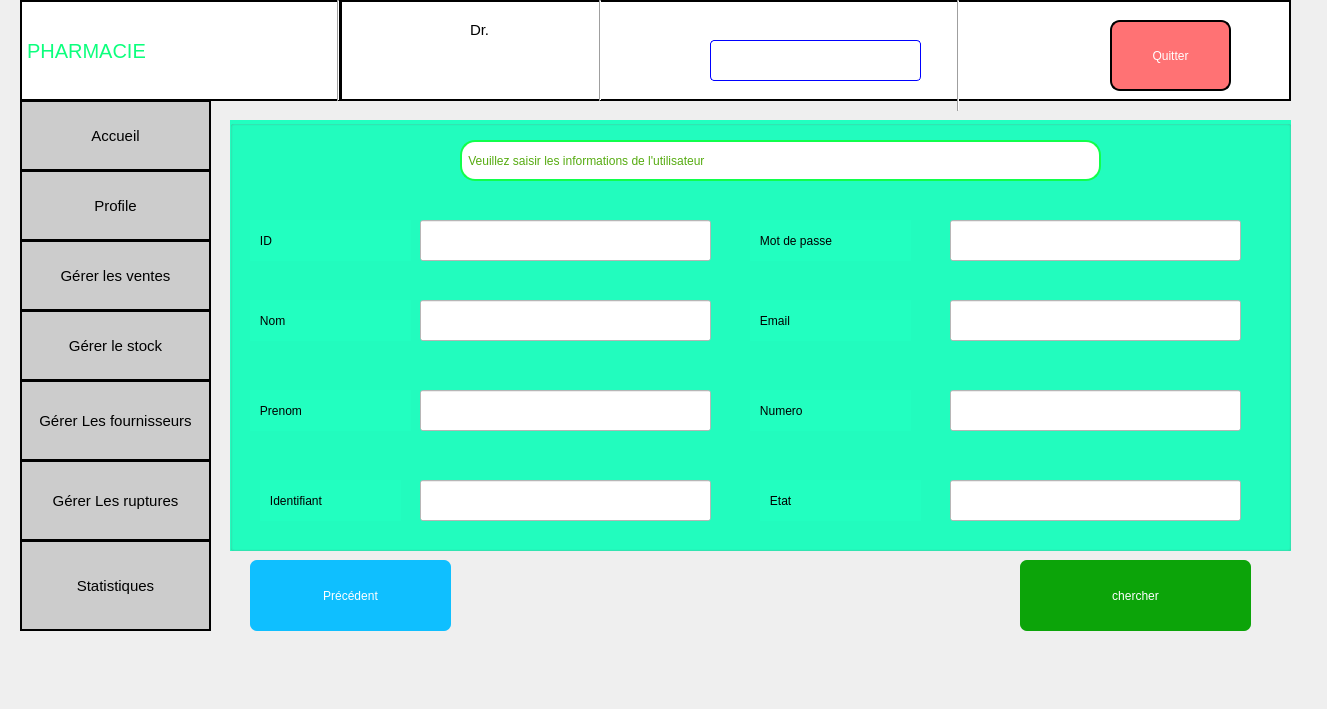
<?xml version="1.0" encoding="UTF-8"?>
<ui version="4.0">
 <class>supprimer_utilisateurs</class>
 <widget class="QDialog" name="supprimer_utilisateurs">
  <property name="geometry">
   <rect>
    <x>0</x>
    <y>0</y>
    <width>1327</width>
    <height>709</height>
   </rect>
  </property>
  <property name="windowTitle">
   <string>Dialog</string>
  </property>
  <widget class="QLabel" name="label_date">
   <property name="geometry">
    <rect>
     <x>710</x>
     <y>40</y>
     <width>211</width>
     <height>41</height>
    </rect>
   </property>
   <property name="styleSheet">
    <string notr="true">border:1px solid blue;border-radius:4px;
 font: 14pt &quot;Rockwell&quot;;
 background-color: rgb(255, 255, 255);</string>
   </property>
   <property name="text">
    <string/>
   </property>
  </widget>
  <widget class="QLabel" name="label_8">
   <property name="geometry">
    <rect>
     <x>260</x>
     <y>10</y>
     <width>61</width>
     <height>81</height>
    </rect>
   </property>
   <property name="styleSheet">
    <string notr="true">background-color: rgb(255, 255, 255);</string>
   </property>
   <property name="text">
    <string/>
   </property>
   <property name="pixmap">
    <pixmap resource="ressource.qrc">:/res/image/devenir-pharmacien-921x1024.png</pixmap>
   </property>
   <property name="scaledContents">
    <bool>true</bool>
   </property>
  </widget>
  <widget class="QPushButton" name="pushButton_gerer_fournisseur">
   <property name="geometry">
    <rect>
     <x>20</x>
     <y>380</y>
     <width>191</width>
     <height>81</height>
    </rect>
   </property>
   <property name="styleSheet">
    <string notr="true">background-color: rgb(204, 204, 204);font-size:15px;border:2px solid black;</string>
   </property>
   <property name="text">
    <string>Gérer Les fournisseurs</string>
   </property>
  </widget>
  <widget class="QPushButton" name="pushButton_gerer_rupture_2">
   <property name="geometry">
    <rect>
     <x>20</x>
     <y>540</y>
     <width>191</width>
     <height>91</height>
    </rect>
   </property>
   <property name="styleSheet">
    <string notr="true">background-color: rgb(204, 204, 204);font-size:15px;border:2px solid black;</string>
   </property>
   <property name="text">
    <string>Statistiques</string>
   </property>
  </widget>
  <widget class="QLabel" name="label_2">
   <property name="geometry">
    <rect>
     <x>20</x>
     <y>0</y>
     <width>321</width>
     <height>101</height>
    </rect>
   </property>
   <property name="styleSheet">
    <string notr="true">background-color: rgb(255, 255, 255);font-size:20px;
 font: 20pt &quot;Segoe Script&quot;;border:2px solid black;
 color: rgb(12, 255, 125);</string>
   </property>
   <property name="text">
    <string>PHARMACIE</string>
   </property>
  </widget>
  <widget class="QLabel" name="name_user">
   <property name="geometry">
    <rect>
     <x>460</x>
     <y>50</y>
     <width>101</width>
     <height>20</height>
    </rect>
   </property>
   <property name="styleSheet">
    <string notr="true">background-color:white;
 font: 900 14pt &quot;Arial Black&quot;;</string>
   </property>
   <property name="text">
    <string/>
   </property>
  </widget>
  <widget class="QPushButton" name="pushButton_gerer_rupture">
   <property name="geometry">
    <rect>
     <x>20</x>
     <y>460</y>
     <width>191</width>
     <height>81</height>
    </rect>
   </property>
   <property name="styleSheet">
    <string notr="true">background-color: rgb(204, 204, 204);font-size:15px;border:2px solid black;</string>
   </property>
   <property name="text">
    <string>Gérer Les ruptures</string>
   </property>
  </widget>
  <widget class="QLabel" name="label_3">
   <property name="geometry">
    <rect>
     <x>340</x>
     <y>0</y>
     <width>951</width>
     <height>101</height>
    </rect>
   </property>
   <property name="styleSheet">
    <string notr="true">background-color: rgb(255, 255, 255);border:2px solid black;</string>
   </property>
   <property name="text">
    <string/>
   </property>
  </widget>
  <widget class="QPushButton" name="pushButton_6">
   <property name="geometry">
    <rect>
     <x>1110</x>
     <y>20</y>
     <width>121</width>
     <height>71</height>
    </rect>
   </property>
   <property name="styleSheet">
    <string notr="true">border:2px solid black;color:white;border-radius:10px;
 font: 900 12pt &quot;Arial Black&quot;;
 background-color: rgb(255, 114, 116);</string>
   </property>
   <property name="text">
    <string>Quitter</string>
   </property>
  </widget>
  <widget class="Line" name="line">
   <property name="geometry">
    <rect>
     <x>950</x>
     <y>0</y>
     <width>16</width>
     <height>111</height>
    </rect>
   </property>
   <property name="orientation">
    <enum>Qt::Vertical</enum>
   </property>
  </widget>
  <widget class="QLabel" name="label">
   <property name="geometry">
    <rect>
     <x>800</x>
     <y>470</y>
     <width>37</width>
     <height>12</height>
    </rect>
   </property>
   <property name="text">
    <string/>
   </property>
  </widget>
  <widget class="Line" name="line_2">
   <property name="geometry">
    <rect>
     <x>330</x>
     <y>0</y>
     <width>16</width>
     <height>101</height>
    </rect>
   </property>
   <property name="orientation">
    <enum>Qt::Vertical</enum>
   </property>
  </widget>
  <widget class="QLabel" name="label_7">
   <property name="geometry">
    <rect>
     <x>1010</x>
     <y>20</y>
     <width>71</width>
     <height>71</height>
    </rect>
   </property>
   <property name="styleSheet">
    <string notr="true">background-color: white;</string>
   </property>
   <property name="text">
    <string/>
   </property>
   <property name="pixmap">
    <pixmap resource="ressource.qrc">:/res/image/R (1).png</pixmap>
   </property>
   <property name="scaledContents">
    <bool>true</bool>
   </property>
  </widget>
  <widget class="QLabel" name="label_6">
   <property name="geometry">
    <rect>
     <x>470</x>
     <y>20</y>
     <width>101</width>
     <height>20</height>
    </rect>
   </property>
   <property name="styleSheet">
    <string notr="true">background-color: rgb(255, 255, 255);font-size:15px;
 font: 600 16pt &quot;Segoe UI Variable Text Semibold&quot;;</string>
   </property>
   <property name="text">
    <string>Dr.</string>
   </property>
  </widget>
  <widget class="QLabel" name="label_5">
   <property name="geometry">
    <rect>
     <x>630</x>
     <y>20</y>
     <width>61</width>
     <height>61</height>
    </rect>
   </property>
   <property name="text">
    <string/>
   </property>
   <property name="pixmap">
    <pixmap resource="ressource.qrc">:/res/image/OIP (3).jpeg</pixmap>
   </property>
   <property name="scaledContents">
    <bool>true</bool>
   </property>
  </widget>
  <widget class="Line" name="line_4">
   <property name="geometry">
    <rect>
     <x>590</x>
     <y>0</y>
     <width>20</width>
     <height>101</height>
    </rect>
   </property>
   <property name="orientation">
    <enum>Qt::Vertical</enum>
   </property>
  </widget>
  <widget class="QLabel" name="label_4">
   <property name="geometry">
    <rect>
     <x>360</x>
     <y>10</y>
     <width>61</width>
     <height>81</height>
    </rect>
   </property>
   <property name="text">
    <string/>
   </property>
   <property name="pixmap">
    <pixmap resource="ressource.qrc">:/res/image/WhatsApp Image 2024-04-30 à 20.55.44_6b270705.jpg</pixmap>
   </property>
   <property name="scaledContents">
    <bool>true</bool>
   </property>
  </widget>
  <widget class="QPushButton" name="pushButton_gerer_stock">
   <property name="geometry">
    <rect>
     <x>20</x>
     <y>310</y>
     <width>191</width>
     <height>71</height>
    </rect>
   </property>
   <property name="styleSheet">
    <string notr="true">background-color: rgb(204, 204, 204);font-size:15px;border:2px solid black;</string>
   </property>
   <property name="text">
    <string>Gérer le stock</string>
   </property>
  </widget>
  <widget class="QPushButton" name="pushButton_gere_vente">
   <property name="geometry">
    <rect>
     <x>20</x>
     <y>240</y>
     <width>191</width>
     <height>71</height>
    </rect>
   </property>
   <property name="styleSheet">
    <string notr="true">
 background-color: rgb(204, 204, 204);;font-size:15px;border:2px solid black;</string>
   </property>
   <property name="text">
    <string>Gérer les ventes</string>
   </property>
  </widget>
  <widget class="QPushButton" name="pushButton_accueilgerat">
   <property name="geometry">
    <rect>
     <x>20</x>
     <y>100</y>
     <width>191</width>
     <height>71</height>
    </rect>
   </property>
   <property name="styleSheet">
    <string notr="true">background-color: rgb(204, 204, 204);font-size:15px;border:2px solid black;</string>
   </property>
   <property name="text">
    <string>Accueil</string>
   </property>
  </widget>
  <widget class="QPushButton" name="ButtonProfil">
   <property name="geometry">
    <rect>
     <x>20</x>
     <y>170</y>
     <width>191</width>
     <height>71</height>
    </rect>
   </property>
   <property name="styleSheet">
    <string notr="true">font-size:15px;border:2px solid black;
 background-color: rgb(204, 204, 204);</string>
   </property>
   <property name="text">
    <string>Profile</string>
   </property>
  </widget>
  <widget class="QLabel" name="label_12">
   <property name="geometry">
    <rect>
     <x>400</x>
     <y>370</y>
     <width>91</width>
     <height>16</height>
    </rect>
   </property>
   <property name="text">
    <string/>
   </property>
  </widget>
  <widget class="QGroupBox" name="groupBox">
   <property name="geometry">
    <rect>
     <x>230</x>
     <y>120</y>
     <width>1061</width>
     <height>431</height>
    </rect>
   </property>
   <property name="styleSheet">
    <string notr="true">background-color: rgb(34, 255, 192);</string>
   </property>
   <property name="title">
    <string/>
   </property>
   <widget class="QLabel" name="label_15">
    <property name="geometry">
     <rect>
      <x>230</x>
      <y>20</y>
      <width>641</width>
      <height>41</height>
     </rect>
    </property>
    <property name="styleSheet">
     <string notr="true">font: 300 17pt &quot;Bahnschrift Light&quot;;border:2px solid  rgb(16, 255, 76);
 background-color: rgb(255, 255, 255);border-radius:15px;
 color: rgb(86, 171, 17);</string>
    </property>
    <property name="text">
     <string> Veuillez saisir les informations de l'utilisateur</string>
    </property>
   </widget>
   <widget class="QLabel" name="label_9">
    <property name="geometry">
     <rect>
      <x>20</x>
      <y>100</y>
      <width>161</width>
      <height>41</height>
     </rect>
    </property>
    <property name="styleSheet">
     <string notr="true">font: 300 14pt &quot;Bahnschrift Light&quot;;

 </string>
    </property>
    <property name="text">
     <string>   ID </string>
    </property>
   </widget>
   <widget class="QLineEdit" name="lineEdit_ID_user">
    <property name="geometry">
     <rect>
      <x>190</x>
      <y>100</y>
      <width>291</width>
      <height>41</height>
     </rect>
    </property>
    <property name="styleSheet">
     <string notr="true">background-color:white;</string>
    </property>
    <property name="text">
     <string/>
    </property>
   </widget>
   <widget class="QLabel" name="label_10">
    <property name="geometry">
     <rect>
      <x>20</x>
      <y>180</y>
      <width>161</width>
      <height>41</height>
     </rect>
    </property>
    <property name="styleSheet">
     <string notr="true">font: 300 14pt &quot;Bahnschrift Light&quot;;</string>
    </property>
    <property name="text">
     <string>   Nom</string>
    </property>
   </widget>
   <widget class="QLineEdit" name="lineEdit_Nom_user">
    <property name="geometry">
     <rect>
      <x>190</x>
      <y>180</y>
      <width>291</width>
      <height>41</height>
     </rect>
    </property>
    <property name="styleSheet">
     <string notr="true">background-color:white;</string>
    </property>
   </widget>
   <widget class="QLineEdit" name="lineEdit_Identifiant_user">
    <property name="geometry">
     <rect>
      <x>190</x>
      <y>360</y>
      <width>291</width>
      <height>41</height>
     </rect>
    </property>
    <property name="styleSheet">
     <string notr="true">background-color:white;</string>
    </property>
   </widget>
   <widget class="QLineEdit" name="lineEdit_Prenom_user">
    <property name="geometry">
     <rect>
      <x>190</x>
      <y>270</y>
      <width>291</width>
      <height>41</height>
     </rect>
    </property>
    <property name="styleSheet">
     <string notr="true">background-color:white;</string>
    </property>
   </widget>
   <widget class="QLabel" name="label_11">
    <property name="geometry">
     <rect>
      <x>20</x>
      <y>270</y>
      <width>161</width>
      <height>41</height>
     </rect>
    </property>
    <property name="styleSheet">
     <string notr="true">font: 300 14pt &quot;Bahnschrift Light&quot;;</string>
    </property>
    <property name="text">
     <string>   Prenom</string>
    </property>
   </widget>
   <widget class="QLabel" name="label_13">
    <property name="geometry">
     <rect>
      <x>30</x>
      <y>360</y>
      <width>141</width>
      <height>41</height>
     </rect>
    </property>
    <property name="styleSheet">
     <string notr="true">font: 300 14pt &quot;Bahnschrift Light&quot;;</string>
    </property>
    <property name="text">
     <string>   Identifiant</string>
    </property>
   </widget>
   <widget class="QLineEdit" name="lineEdit_Motdepasse_user">
    <property name="geometry">
     <rect>
      <x>720</x>
      <y>100</y>
      <width>291</width>
      <height>41</height>
     </rect>
    </property>
    <property name="styleSheet">
     <string notr="true">background-color:white;</string>
    </property>
   </widget>
   <widget class="QLineEdit" name="lineEdit_Numero_user">
    <property name="geometry">
     <rect>
      <x>720</x>
      <y>270</y>
      <width>291</width>
      <height>41</height>
     </rect>
    </property>
    <property name="styleSheet">
     <string notr="true">background-color:white;</string>
    </property>
   </widget>
   <widget class="QLabel" name="label_14">
    <property name="geometry">
     <rect>
      <x>520</x>
      <y>270</y>
      <width>161</width>
      <height>41</height>
     </rect>
    </property>
    <property name="styleSheet">
     <string notr="true">font: 300 14pt &quot;Bahnschrift Light&quot;;</string>
    </property>
    <property name="text">
     <string>   Numero</string>
    </property>
   </widget>
   <widget class="QLabel" name="label_16">
    <property name="geometry">
     <rect>
      <x>520</x>
      <y>180</y>
      <width>161</width>
      <height>41</height>
     </rect>
    </property>
    <property name="styleSheet">
     <string notr="true">font: 300 14pt &quot;Bahnschrift Light&quot;;</string>
    </property>
    <property name="text">
     <string>   Email</string>
    </property>
   </widget>
   <widget class="QLineEdit" name="lineEdit_Email_user">
    <property name="geometry">
     <rect>
      <x>720</x>
      <y>180</y>
      <width>291</width>
      <height>41</height>
     </rect>
    </property>
    <property name="styleSheet">
     <string notr="true">background-color:white;</string>
    </property>
   </widget>
   <widget class="QLabel" name="label_17">
    <property name="geometry">
     <rect>
      <x>530</x>
      <y>360</y>
      <width>161</width>
      <height>41</height>
     </rect>
    </property>
    <property name="styleSheet">
     <string notr="true">font: 300 14pt &quot;Bahnschrift Light&quot;;</string>
    </property>
    <property name="text">
     <string>   Etat</string>
    </property>
   </widget>
   <widget class="QLabel" name="label_18">
    <property name="geometry">
     <rect>
      <x>520</x>
      <y>100</y>
      <width>161</width>
      <height>41</height>
     </rect>
    </property>
    <property name="styleSheet">
     <string notr="true">font: 300 14pt &quot;Bahnschrift Light&quot;;</string>
    </property>
    <property name="text">
     <string>   Mot de passe</string>
    </property>
   </widget>
   <widget class="QLineEdit" name="lineEdit_Etat_user">
    <property name="geometry">
     <rect>
      <x>720</x>
      <y>360</y>
      <width>291</width>
      <height>41</height>
     </rect>
    </property>
    <property name="styleSheet">
     <string notr="true">background-color:white;</string>
    </property>
   </widget>
  </widget>
  <widget class="QPushButton" name="pushButton_Precedent">
   <property name="geometry">
    <rect>
     <x>250</x>
     <y>560</y>
     <width>201</width>
     <height>71</height>
    </rect>
   </property>
   <property name="styleSheet">
    <string notr="true">font: 20pt &quot;Algerian&quot;;
 background-color: rgb(15, 191, 255);
 color: rgb(255, 255, 255);border-radius:7px;</string>
   </property>
   <property name="text">
    <string>Précédent</string>
   </property>
  </widget>
  <widget class="QPushButton" name="pushButton_supprimer_user">
   <property name="geometry">
    <rect>
     <x>1070</x>
     <y>560</y>
     <width>161</width>
     <height>71</height>
    </rect>
   </property>
   <property name="styleSheet">
    <string notr="true">font: 16pt &quot;Algerian&quot;;
 background-color: rgb(255, 80, 83);
 color: rgb(255, 255, 255);border-radius:7px;</string>
   </property>
   <property name="text">
    <string>Supprimer</string>
   </property>
  </widget>
  <widget class="QPushButton" name="pushButton_Rechercher_user">
   <property name="geometry">
    <rect>
     <x>1020</x>
     <y>560</y>
     <width>231</width>
     <height>71</height>
    </rect>
   </property>
   <property name="styleSheet">
    <string notr="true">font: 20pt &quot;Algerian&quot;;
 background-color: rgb(12, 164, 9);
 color: rgb(255, 255, 255);border-radius:7px;</string>
   </property>
   <property name="text">
    <string>chercher</string>
   </property>
  </widget>
  <zorder>groupBox</zorder>
  <zorder>label_2</zorder>
  <zorder>label_3</zorder>
  <zorder>label_date</zorder>
  <zorder>label_8</zorder>
  <zorder>pushButton_gerer_fournisseur</zorder>
  <zorder>pushButton_gerer_rupture_2</zorder>
  <zorder>pushButton_gerer_rupture</zorder>
  <zorder>pushButton_6</zorder>
  <zorder>line</zorder>
  <zorder>label</zorder>
  <zorder>line_2</zorder>
  <zorder>label_7</zorder>
  <zorder>label_6</zorder>
  <zorder>label_5</zorder>
  <zorder>line_4</zorder>
  <zorder>label_4</zorder>
  <zorder>pushButton_gerer_stock</zorder>
  <zorder>pushButton_gere_vente</zorder>
  <zorder>pushButton_accueilgerat</zorder>
  <zorder>ButtonProfil</zorder>
  <zorder>name_user</zorder>
  <zorder>label_12</zorder>
  <zorder>pushButton_Precedent</zorder>
  <zorder>pushButton_supprimer_user</zorder>
  <zorder>pushButton_Rechercher_user</zorder>
 </widget>
 <resources>
  <include location="ressource.qrc"/>
 </resources>
 <connections/>
</ui>
